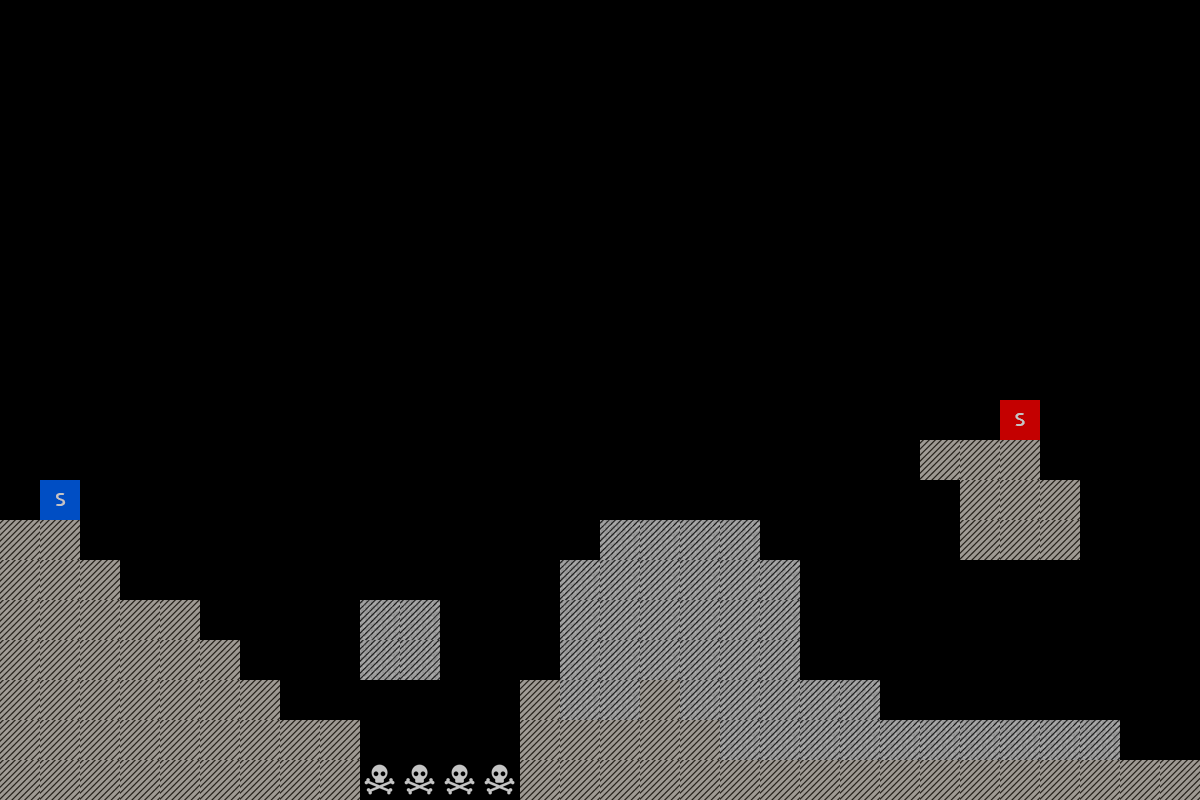

Rendered tile map (Tiled .tmx) drawn with the repository's tilesets; below, a short description and the map source with its tile grids summarised:
An orthogonal 30x20 tile map with 40x40 px tiles, 2 tile layers (Ground, Game), 2 tilesets.

<map version="1.0" orientation="orthogonal" renderorder="right-down" width="30" height="20" tilewidth="40" tileheight="40">
 <tileset firstgid="1" name="Gameset" tilewidth="40" tileheight="40">
  <image source="../tilesets/gameset.png" width="400" height="400" />
 </tileset>
 <tileset firstgid="101" name="Test" tilewidth="40" tileheight="40">
  <image source="../tilesets/test.png" width="400" height="400" />
 </tileset>
 <layer name="Ground" width="30" height="20">
  <data>[600 cells, 127 non-empty, 3 distinct tile ids]</data>
 </layer>
 <layer name="Game" width="30" height="20" opacity="0.77">
  <data>[600 cells, 123 non-empty, 4 distinct tile ids]</data>
 </layer>
</map>
